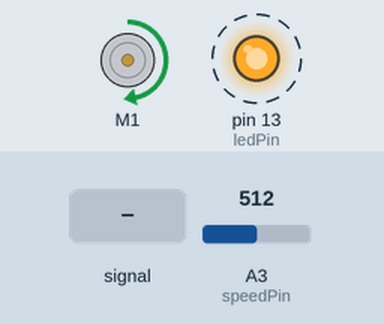
A sketch run on a simulated Arduino Uno, built with avr-gcc and run on an emulated ATmega328P. On the bench: DC motor (green arrow = forward, orange = backward, longer = faster), output pins drawn as LEDs (lit = HIGH). Dashed ring = blinking. The inputs (shaded band) are chosen by the test bench; at power-on: A3 (speedPin) = 512.

Above: at 1.2 s.
1.3 s: A3 (speedPin) set to 500
At 1.57 s:
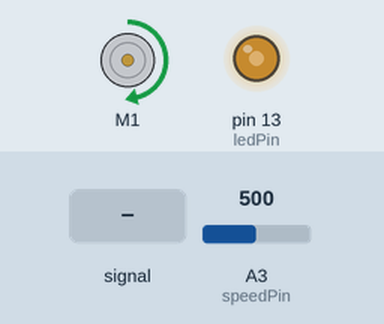
4.3 s: A3 (speedPin) set to 511
At 4.48 s:
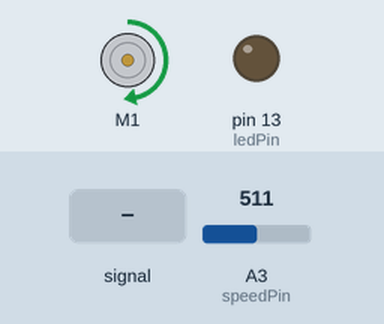
At 5.1 s:
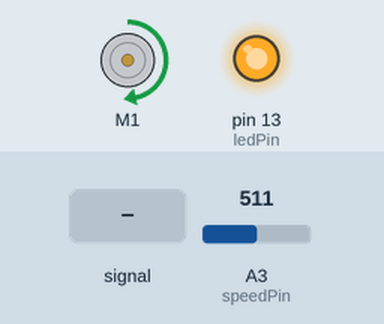
7.3 s: A3 (speedPin) set to 390
At 10.25 s:
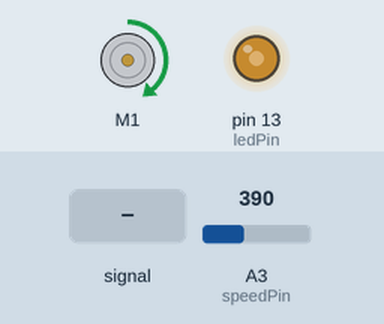
10.3 s: A3 (speedPin) fed a 200 Hz sine of ±81 counts around its level
13.3 s: A3 (speedPin) fed a 2 Hz sine of ±306 counts around its level
16.3 s: A3 (speedPin) fed a 50 Hz sine of ±306 counts around its level
Timing chart, 0 to 20.3 s (numbered marks = the images above; inputs shaded):
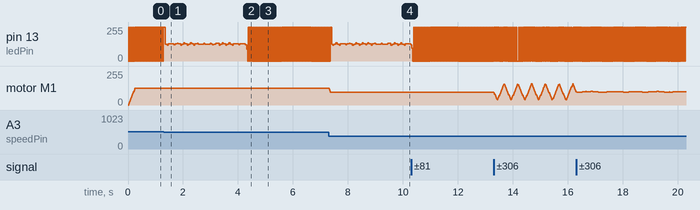

The sketch:

sketch_motor_control.ino
```cpp
/*
 * Samplelator speed control, using Arduino Mega (Adjusted PWN FREQ!!).
*/

#include "DualVNH5019MotorShield.h"

// FIXME: for single motor, not sure about both PWMs becoming the same, i.e., pin 9
DualVNH5019MotorShield motor(2, 7, 9, 6, A0, 2, 7, 9, 12, A1);
// DualVNH5019MotorShield motor(2, 4, 9, 6, A0, 7, 8, 10, 12, A1); // default values
// DualVNH5019MotorShield motor; // default

#define MINMOTOR_VALUE 0
#define MAXMOTOR_VALUE 400
#define MINPOT_VALUE 0
#define MAXPOT_VALUE 1023

// change this value to the highest speed you want to give the motor controller
#define MAXSPEED_MOTOR MAX_MOTOR_VALUE

// change this value to the amount of speed changes per loop()
#define MAXDELTA_SPEED 5

// Change this value to larger values to see blink for faster processors
// #define MAXBLINK_INTERVAL 10000    // For Teensy 3.6
#define MAXBLINK_INTERVAL 10    // For Arduino Uno

int speedPin = A3;    // select the input pin for the potentiometer
int ledPin = 13;      // select the pin for the LED
  // Pin 13: Arduino has an LED connected on pin 13
  // Pin 11: Teensy 2.0 has the LED on pin 11
  // Pin  6: Teensy++ 2.0 has the LED on pin 6
  // Pin 13: Teensy 3.0 has the LED on pin 13
int blinkInterval = 0;
int blinkState = 0;

int rampSpeed = 0;
int matchedGoal = 0;
unsigned char got1Fault = 0;
unsigned char got2Fault = 0;


void setup() {
  TCCR2B = (TCCR2B & 0b11111000) | 0x01;

   // declare the ledPin as an OUTPUT:
  pinMode(ledPin, OUTPUT);
  Serial.begin(115200);
  motor.init();
}


// Report any motor faults and delay till fault disappears
// Note: even though we modified the board as a single motor driver, the docs
//       says to monitor both half-bridge status to determine fault status
void delayIfFault() {
  unsigned char check1 = motor.getM1Fault();
  unsigned char check2 = motor.getM2Fault();
  if (check1 && !got1Fault) {
    Serial.println("Motor 1 fault");
  }
  if (check2 && !got2Fault) {
    Serial.println("Motor 2 fault");
  }
  if (got1Fault && !check1) {
    Serial.println("Motor 1 clear");
  }
  if (got2Fault && !check2) {
    Serial.println("Motor 2 clear");
  }
  if (check1 || check2) {
    // sleep 60secs if a motor has a fault
    for (int idx = 0; idx < 60; idx++)
      delay(1000);
  } else {
    // delay between motor speed commands
    delay(2);
  }
  got1Fault = check1;
  got2Fault = check2;
}


void loop() {

  blinkInterval++;
  if (blinkInterval > MAXBLINK_INTERVAL) {
    blinkInterval = 0;
    blinkState = !blinkState;
    if (blinkState)
      digitalWrite(ledPin, HIGH);
    else
      digitalWrite(ledPin, LOW);
  }

  if (got1Fault || got2Fault) {
    delayIfFault();
    return;
  }

  unsigned int speedChange;
  unsigned int wantSpeed = analogRead(speedPin);
  if (abs(rampSpeed - wantSpeed) < MAXDELTA_SPEED) {
    // reduce chatter
    if (matchedGoal < 1000) {
      matchedGoal++;
      return;
    }
    matchedGoal = 0;
    rampSpeed = wantSpeed;
  } else if (rampSpeed < wantSpeed) {
    speedChange = (wantSpeed - rampSpeed) / 2;
    speedChange = (MAXDELTA_SPEED < speedChange) ? MAXDELTA_SPEED : speedChange;
    rampSpeed += speedChange;
  } else if (rampSpeed > wantSpeed) {
    speedChange = (rampSpeed - wantSpeed) / 2;
    speedChange = (MAXDELTA_SPEED < speedChange) ? MAXDELTA_SPEED : speedChange;
    if (rampSpeed > wantSpeed * 2) {
      // apply some brake if significantly slowing down
      motor.setM1Brake(MAXDELTA_SPEED);
    }
    rampSpeed -= speedChange;
  }

  int motorSpeed;

  if (rampSpeed < MINPOT_VALUE) {
    motorSpeed = MINMOTOR_VALUE;
  } else if (rampSpeed > MAXPOT_VALUE) {
    motorSpeed = MAXMOTOR_VALUE;
  } else {
    motorSpeed = map(rampSpeed, MINPOT_VALUE, MAXPOT_VALUE, MINMOTOR_VALUE, MAXMOTOR_VALUE);
  }
  //  Serial.print("motorSpeed="); Serial.println(motorSpeed);
  if (motorSpeed == 0) {
    // apply brakes
    motor.setM1Brake(MAXDELTA_SPEED);
  } else {
    motor.setM1Speed(motorSpeed); // Note: we only send commands to M1, but actually control both
  }

  delayIfFault();
}
```

Measured:
- the behaviour switches between 512 and 511 on A3 (speedPin) (found by bisection; images 0 and 1)
- after the input at 1.3 s, motor M1: forward 126/255 → forward 124/255 at once
- after the input at 4.3 s, motor M1: forward 124/255 → forward 126/255 at once
- after the input at 7.3 s, motor M1: forward 126/255 → forward 97/255 at once, → forward 96/255 0.11 s later
- by itself, pin 13 (ledPin): alternates 255/255 for 0.03 s and 0/255 for 0.03 s
